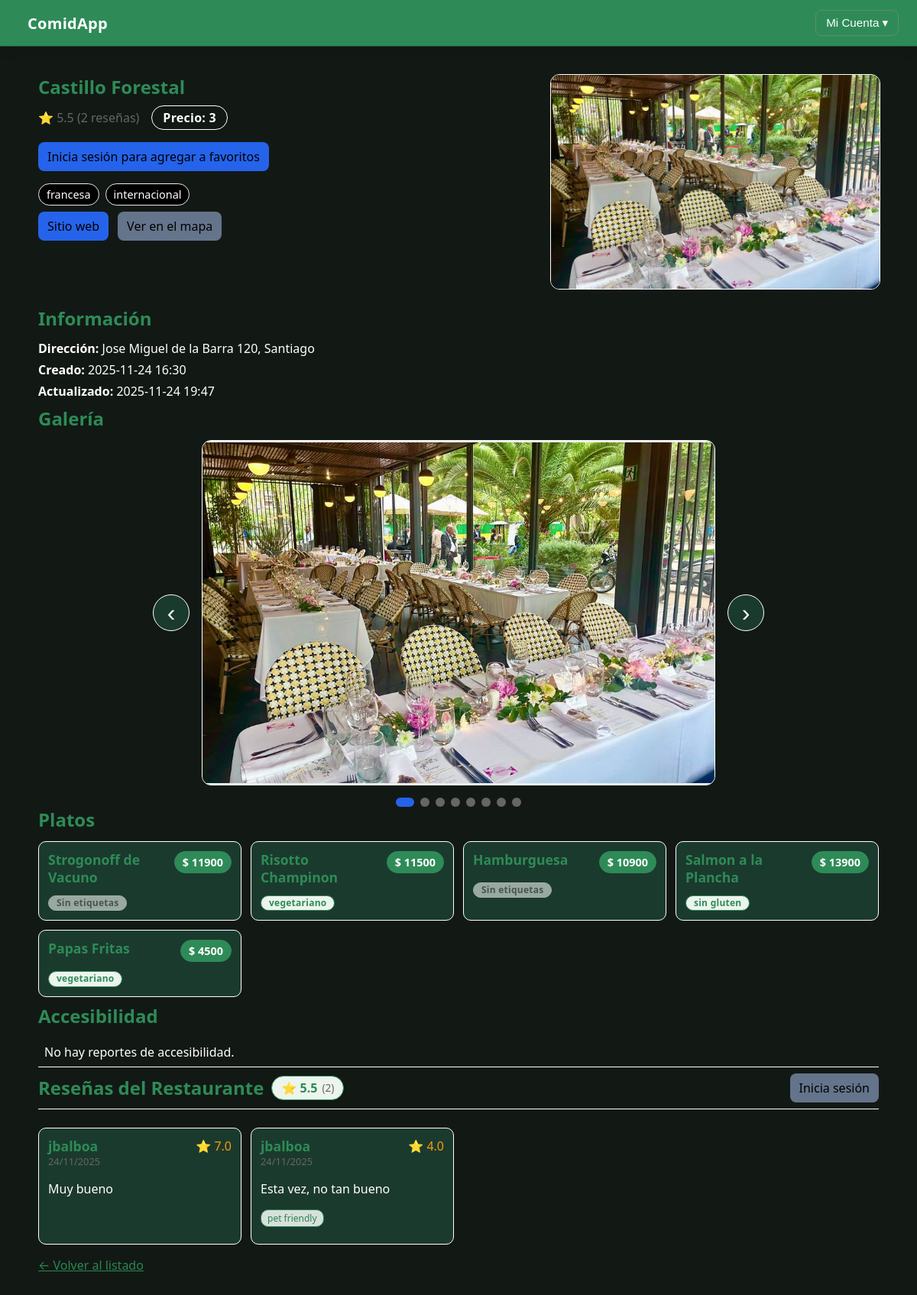
The page /restaurantes/1/ on the database its author committed.
### aplicacion/models.py (models this page shows, shortened)
class Restaurant(models.Model):
    name = models.CharField(max_length = 100)
    address = models.CharField(max_length = 100)
    lat = models.FloatField()
    lon = models.FloatField()
    price = models.IntegerField(choices = [(1, 1), (2, 2), (3, 3), (4, 4), (5, 5)])
    url = models.URLField(blank = True, null = True)
    cuisines = models.ManyToManyField(Cuisine, blank = True)
    tags = models.ManyToManyField("Tag", through = "RestaurantTag", blank = True)
    avg_rating = models.FloatField(default = 0)
    review_count = models.IntegerField(default = 0)
    created_at = models.DateTimeField(auto_now_add = True)
    updated_at = models.DateTimeField(auto_now = True)
    class Meta:
        models.Index(fields = ["name"])
        models.Index(fields = ["address"])

class Cuisine(models.Model):
    name = models.CharField(max_length = 100, unique = True)

class Photo(models.Model):
    class Category(models.TextChoices):
        KITCHEN = "kitchen", "kitchen"
        BATHROOM = "bathroom", "bathroom"
        TABLES = "tables", "tables"
        ENTRANCE = "entrance", "entrance"
        MENU = "menu", "menu"
        DISH = "dish", "dish"
        OTHER = "other", "other"  # categoría comodín
    uploaded_by = models.ForeignKey(
        settings.AUTH_USER_MODEL, on_delete = models.CASCADE, null = True, blank = True
    )
    restaurant = models.ForeignKey(
        Restaurant, on_delete = models.CASCADE, related_name = "photos"
    )
    dish = models.ForeignKey(
        Dish, on_delete = models.SET_NULL, null = True, blank = True, related_name = "photos"
    )
    category = models.CharField(max_length = 20, choices = Category.choices)
    category_label = models.CharField(max_length = 50, blank = True)
    image = models.ImageField(
        upload_to='photos/',
        max_length=300
    )
    taken_at = models.DateField(null = True, blank = True)
    is_approved = models.BooleanField(default = False)
    created_at = models.DateTimeField(auto_now_add = True)

class Dish(models.Model):
    restaurant = models.ForeignKey(
        Restaurant, on_delete = models.CASCADE, related_name = "dishes"
    )
    dish_type = models.ForeignKey(
        DishType, on_delete = models.SET_NULL, null = True, blank = True, related_name = "restaurant_dishes"
    )
    name = models.CharField(max_length = 100)              # nombre tal cual en la carta del restaurant
    description = models.TextField(blank = True)
    price_ref = models.IntegerField(default = 0)
    tags = models.ManyToManyField("Tag", through = "DishTag", blank = True)
    class Meta:
        unique_together = ("restaurant", "name")

class Tag(models.Model):
    SCOPE = [
        ("restaurant", "restaurant"),
        ("dish", "dish"),
        ("both", "both"),
    ]
    code = models.SlugField(max_length = 100, unique = True)
    name = models.CharField(max_length = 100, unique = True)
    scope = models.CharField(max_length = 20, choices = SCOPE, default = "both")
    group = models.CharField(max_length = 50, blank = True)
    def __str__(self) -> str:
        return self.name

class RestaurantReview(models.Model):
    restaurant = models.ForeignKey(
        Restaurant, on_delete=models.CASCADE, related_name="reviews"
    )
    user = models.ForeignKey(
        settings.AUTH_USER_MODEL, on_delete = models.CASCADE
    )
    rating = models.FloatField(
        validators=[MinValueValidator(1.0), MaxValueValidator(7.0)]
    )
    comment = models.TextField(max_length = 500)
    photo = models.ImageField(upload_to='review_photos/', blank=True, null=True)
    tags = models.ManyToManyField(Tag, blank=True)
    created_at = models.DateTimeField(auto_now_add = True)
    class Meta:
        indexes = [
            models.Index(fields=["restaurant", "created_at"]),
            models.Index(fields=["user", "created_at"]),
        ]

### usuarios/models.py (models this page shows, shortened)
class Usuario(AbstractUser):
    foto_perfil = models.ImageField(upload_to='perfiles/', blank=True, null=True)
    favoritos = models.ManyToManyField('aplicacion.Restaurant', blank=True, related_name='usuarios_favoritos')

### aplicacion/views.py (the view)
# urls.py: path('restaurantes/<int:restaurante_id>/', views.detalle_restaurante, name='detalle_restaurante'),
def detalle_restaurante(request, restaurante_id):
    restaurante = get_object_or_404(Restaurant, pk=restaurante_id)
    form = RestaurantReviewForm()
    return render(request, "detalle_restaurante.html", {
        "restaurante": restaurante,
        "form": form
        })

### aplicacion/templates/detalle_restaurante.html (shortened to what this page needs)
{% extends "base.html" %}
{% load static %}
{% block extra_head %}
<link rel="stylesheet" href="{% static 'styles/detalle_restaurante.css' %}">
<link rel="stylesheet" href="{% static 'styles/create_resena.css' %}">
{% endblock %}
{% block contenido %}
<section class="restaurant-header">
    <div class="title-and-meta">
        <h1 class="restaurant-name">{{ restaurante.name }}</h1>
        <div class="meta">
            <span class="rating">⭐ {{ restaurante.avg_rating|default:0 }} ({{ restaurante.review_count|default:0 }} reseñas)</span>
            <span class="price">Precio: {{ restaurante.price }}</span>
        </div>
        {% if user.is_authenticated %}
            <form action="{% url 'toggle_favorito' restaurante.id %}" method="post" style="margin: 10px 0;">
                {% csrf_token %}
                {% if restaurante in user.favoritos.all %}
                    <button type="submit" class="btn btn-danger">❤️ Quitar de favoritos</button>
                {% else %}
                    <button type="submit" class="btn btn-primary">🤍 Agregar a favoritos</button>
                {% endif %}
            </form>
        {% else %}
            <p>
                <a href="{% url 'login' %}?next={{ request.path }}" class="btn btn-secondary">
                    Inicia sesión para agregar a favoritos
                </a>
            </p>
        {% endif %}
        <div class="chips">
            {% for c in restaurante.cuisines.all %}
                <span class="chip">{{ c.name }}</span>
            {% empty %}
                <span class="chip chip--empty">Sin categoría</span>
            {% endfor %}
        </div>
        <div class="links">
            {% if restaurante.url %}
                <a class="btn" href="{{ restaurante.url }}" target="_blank" rel="noopener">Sitio web</a>
            {% endif %}
            <a class="btn btn--secondary" href="https://www.google.com/maps?q={{ restaurante.lat }},{{ restaurante.lon }}" target="_blank" rel="noopener">Ver en el mapa</a>
        </div>
    </div>
    <div class="cover">
        {% with cover=restaurante.photos.all.0 %}
            {% if cover  and cover.image %}
                <img class="restaurant-cover" src="{{ cover.image.url}}" alt="Foto de {{ restaurante.name }}" loading="lazy">
            {% else %}
                <img class="restaurant-cover" src="{% static 'img/placeholder-restaurant.png' %}" alt="Sin foto">
            {% endif %}
        {% endwith %}
    </div>
</section>
<section class="restaurant-info">
    <h2>Información</h2>
    <ul class="info-list">
        <li><strong>Dirección:</strong> {{ restaurante.address }}</li>
        <li><strong>Creado:</strong> {{ restaurante.created_at|date:'Y-m-d H:i' }}</li>
        <li><strong>Actualizado:</strong> {{ restaurante.updated_at|date:'Y-m-d H:i' }}</li>
    </ul>
</section>
<section class="restaurant-gallery">
    <h2>Galería</h2>
    {% if restaurante.photos.all %}
        <div class="carousel-container">
            <button class="carousel-btn carousel-btn-prev" onclick="moveCarousel(-1)">‹</button>
            <div class="carousel">
                <div class="carousel-track">
                    {% for photo in restaurante.photos.all %}
                        <div class="carousel-slide">
                            <img src="{{ photo.image.url}}" alt="{{ photo.category_label|default:photo.category }}" loading="lazy">
                        </div>
                    {% endfor %}
                </div>
            </div>
            <button class="carousel-btn carousel-btn-next" onclick="moveCarousel(1)">›</button>
        </div>
        <div class="carousel-indicators">
            {% for photo in restaurante.photos.all %}
                <span class="carousel-dot" onclick="goToSlide({{ forloop.counter0 }})"></span>
            {% endfor %}
        </div>
    {% else %}
        <p>No hay fotos disponibles.</p>
    {% endif %}
</section>
<section class="restaurant-dishes">
    <h2>Platos</h2>
    <div class="cards">
        {% for dish in restaurante.dishes.all %}
            <article class="card">
                <header>
                    <h3>{{ dish.name }}</h3>
                    {% if dish.price_ref %}<span class="badge">$ {{ dish.price_ref }}</span>{% endif %}
                </header>
                <div class="tags">
                    {% for tag in dish.tags.all %}
                        <span class="tag">{{ tag.name }}</span>
                    {% empty %}
                        <span class="tag tag--empty">Sin etiquetas</span>
                    {% endfor %}
                </div>
            </article>
        {% empty %}
            <p>No hay platos registrados.</p>
        {% endfor %}
    </div>
</section>
<section class="restaurant-accessibility">
    <h2>Accesibilidad</h2>
    <ul class="access-list">
        {% for ar in restaurante.access_reports.all %}
            <li>
                <strong>{{ ar.feature.name }}</strong>
                <span class="badge status-{{ ar.status }}">{{ ar.status }}</span>
                {% if ar.notes %}<span class="muted"> · {{ ar.notes }}</span>{% endif %}
                {% if ar.source_type %}<span class="muted"> · fuente: {{ ar.source_type }}</span>{% endif %}
            </li>
        {% empty %}
            <li>No hay reportes de accesibilidad.</li>
        {% endfor %}
    </ul>
</section>
<section class="restaurant-reviews">
    <div class="section-header">
    <div style="display: flex; align-items: center; gap: 10px;">
        <h2>Reseñas del Restaurante</h2>
        <span class="rating-badge">
            ⭐ {{ restaurante.avg_rating|default:0|floatformat:1 }}
            <span class="count-muted">
                ({% if restaurante.review_count %}{{ restaurante.review_count }}{% else %}{{ restaurante.reviews.count }}{% endif %})
            </span>
        </span>
    </div>
    {% if user.is_authenticated %}
        <button onclick="openModal()" class="btn-primary">+ Añadir Reseña</button>
    {% else %}
        <a href="/admin/login/?next={{ request.path }}" class="btn btn--secondary">Inicia sesión</a>
    {% endif %}
    </div>
    <div class="cards">
    {% for review in restaurante.reviews.all %}
        <article class="card review">
            <header>
                <div class="review-user">
                    <h3>{{ review.user.username }}</h3>
                    <footer class="muted" style="font-size: 0.8rem;">{{ review.created_at|date:'d/m/Y' }}</footer>
                </div>
                <span class="stars">⭐ {{ review.rating }}</span>
            </header>
            <p>{{ review.comment }}</p>
            {% if review.tags.all %}
                <div class="review-tags">
                    {% for tag in review.tags.all %}
                        <span class="mini-tag">{{ tag.name}} </span>
                    {% endfor %}
                </div>
            {% endif %}
        </article>
    {% empty %}
        <p class="no-reviews-msg">No hay reseñas para este restaurante aún.</p>
    {% endfor %}
</div>
</section>
<p><a href="/">← Volver al listado</a></p>
{% endblock %}

### aplicacion/static/styles/main.css (style rules this page uses)
html { color-scheme: light dark; }
:root { --bg: #f5f6f4; --panel: #ffffff; --elev: #ecf4ee; --fg: #1b3a2e; --muted: #4d665b; --brand: #2e8b57; --brand-700: #26724a; --brand-800: #1f5a3d; --ok: #2ecc71; --warn: #f7b500; --danger: #e74c3c; --border: #c5d1c8; --border-soft: #dde5df; --radius: 12px; --shadow: 0 4px 14px rgba(0,0,0,0.1); }
body { margin: 0; font-family: system-ui, -apple-system, "Segoe UI", Roboto, Arial, sans-serif; background: var(--bg); color: var(--fg); }
h1, h2, h3 { margin: 0 0 .75rem 0; color: var(--brand); }
a { color: color-mix(in oklab, var(--brand) 90%, #006400); }
.restaurant-name { font-weight:700; }

### aplicacion/static/styles/detalle_restaurante.css (style rules this page uses)
:root { --bg: #121915; --fg: #fff; --muted: #666; --chip: #000; --chip-border: #e9ecef; --card: #1b3a2e; --border: #ffffff; --primary: #2563eb; --secondary: #64748b; --ok: #16a34a; --warn: #d97706; --bad: #dc2626; --fs-xs: .75rem; --fs-sm: .85rem; --fs-base: 1rem; --fs-lg: 1.125rem; }
body { color: var(--fg); }
.restaurant-header { display: grid; grid-template-columns: 1.2fr .8fr; gap: 24px; align-items: start; margin: 16px 0; }
.restaurant-name { margin: 0 0 8px 0; }
.meta { display: flex; gap: 16px; align-items: center; color: var(--muted); }
.price { padding: 4px 14px; border: 1px solid var(--border); border-radius: 999px; color: var(--fg); font-size: var(--fs-base); font-weight: 600; letter-spacing: .25px; }
.chips { display: flex; gap: 8px; flex-wrap: wrap; margin: 8px 0; }
.chip { background: var(--chip); border: 1px solid var(--chip-border); padding: 4px 10px; border-radius: 999px; font-size: .9rem; }
.links { display: flex; gap: 12px; margin-top: 8px; }
.btn { display: inline-block; padding: 8px 12px; border-radius: 8px; background: var(--primary); color: #000; text-decoration: none; }
.btn--secondary { background: var(--secondary); }
.cover img { width: 100%; height: 280px; object-fit: cover; border-radius: 12px; border: 1px solid var(--border); }
.restaurant-info .info-list { list-style: none; padding: 0; margin: 8px 0; }
.restaurant-info .info-list li { margin: 6px 0; }
.carousel-container { position: relative; max-width: 800px; margin: 0 auto; display: flex; align-items: center; gap: 16px; }
.carousel { flex: 1; overflow: hidden; border-radius: 12px; background: var(--card); border: 1px solid var(--border); }
.carousel-track { display: flex; transition: transform 0.4s ease-in-out; }
.carousel-slide { min-width: 100%; display: flex; justify-content: center; align-items: center; background: var(--elev); }
.carousel-slide img { width: 100%; height: 450px; object-fit: contain; display: block; background: var(--elev); }
.carousel-btn { background: var(--card); border: 1px solid var(--border); color: var(--fg); font-size: 2rem; width: 48px; height: 48px; border-radius: 50%; cursor: pointer; display: flex; align-items: center; justify-content: center; transition: all 0.2s ease; flex-shrink: 0; }
.carousel-indicators { display: flex; justify-content: center; gap: 8px; margin-top: 16px; }
.carousel-dot { width: 12px; height: 12px; border-radius: 50%; background: var(--muted); cursor: pointer; transition: all 0.2s ease; }
.carousel-dot.active { background: var(--primary); width: 24px; border-radius: 6px; }
.cards { display: grid; grid-template-columns: repeat(auto-fill, minmax(240px, 1fr)); gap: 12px; margin: 8px 0; }
.card { background: var(--card); border: 1px solid var(--border); border-radius: 10px; padding: 12px; }
.card header { display: flex; justify-content: space-between; align-items: flex-start; gap:10px; margin-bottom: 8px; }
.card header h3 { margin:0; font-size: 1.1rem; line-height: 1.3; flex:1; }
.badge { background: var(--brand); color: #ffffff; border: 1px solid var(--brand); border-radius: 999px; padding: 4px 10px; font-size: 0.9rem; font-weight: 700; white-space: nowrap; flex-shrink: 0; }
.muted { color: var(--muted); }
.tags { display: flex; gap: 6px; flex-wrap: wrap; margin-top: 12px; }
.tag { display: inline-flex; align-items: center; background-color: var(--elev); color: var(--brand); border: 1px solid var(--brand); padding: 2px 10px; border-radius: 12px; font-size: 0.75rem; font-weight: 600; line-height: 1.2; letter-spacing: .25px; }
.tag--empty { opacity: 0.6; border-color: var(--border); color: var(--muted); }
.access-list { list-style: none; padding: 0; margin: 8px 0; }
.access-list li { padding: 8px; border-bottom: 1px solid var(--border); }
.stars { color: #f59e0b; }

### rows shown on the page
Restaurant: name "Castillo Forestal", avg_rating "5.5", review_count "2", price "3", address "Jose Miguel de la Barra 120, Santiago", created_at "2025-11-24 16:30", updated_at "2025-11-24 19:47"
Cuisine: name "francesa"
Cuisine: name "internacional"
Dish: name "Strogonoff de Vacuno", price_ref "11900"
Dish: name "Risotto Champinon", price_ref "11500"
Tag: name "vegetariano"
Dish: name "Hamburguesa", price_ref "10900"
Dish: name "Salmon a la Plancha", price_ref "13900"
Tag: name "sin gluten"
Dish: name "Papas Fritas", price_ref "4500"
RestaurantReview: user.username "jbalboa", created_at "24/11/2025", rating "7.0", comment "Muy bueno"
RestaurantReview: user.username "jbalboa", created_at "24/11/2025", rating "4.0", comment "Esta vez, no tan bueno"
Tag: name "pet friendly"
